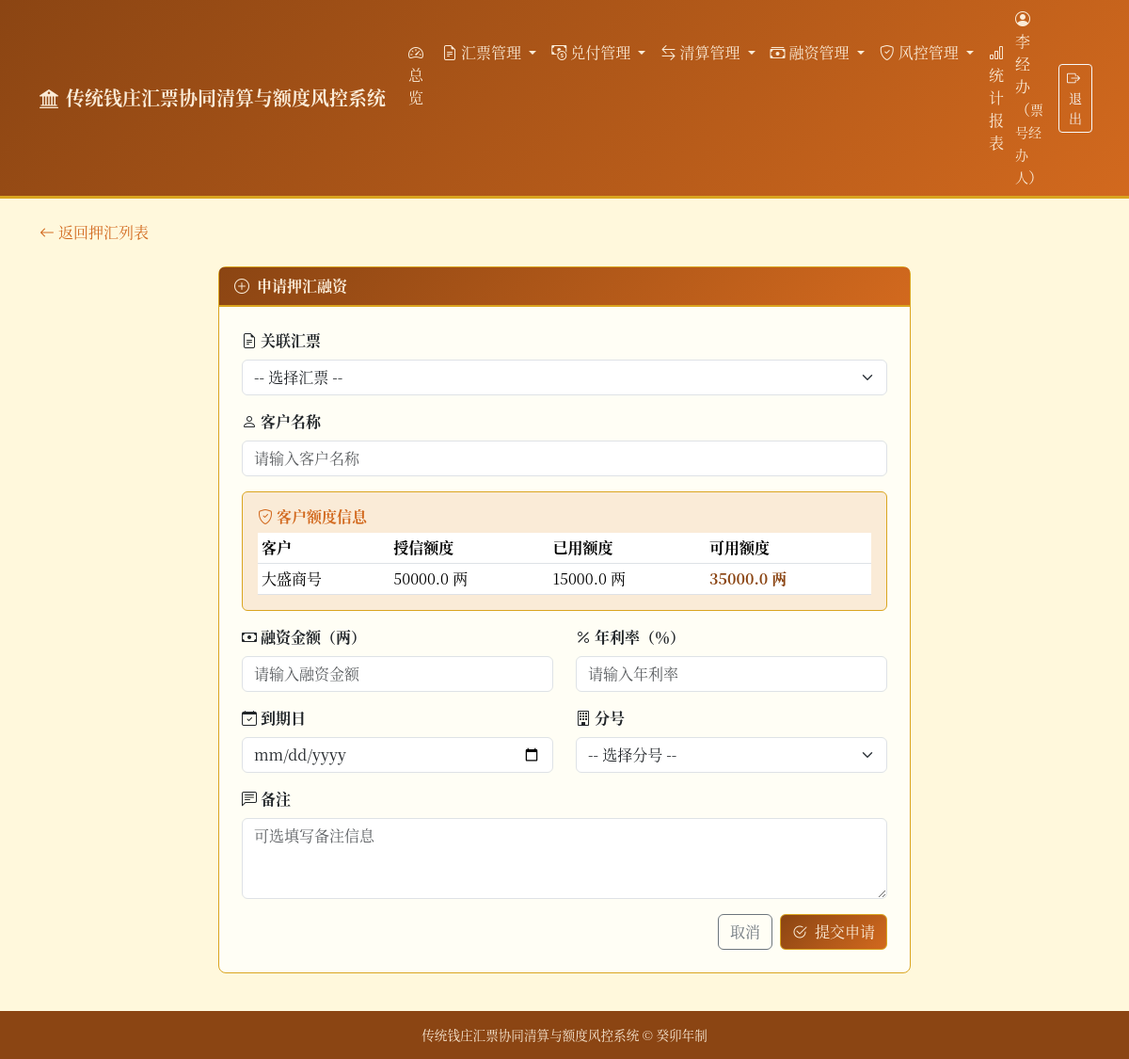
Before: /finance/loans/apply (signed in) with the older database file.
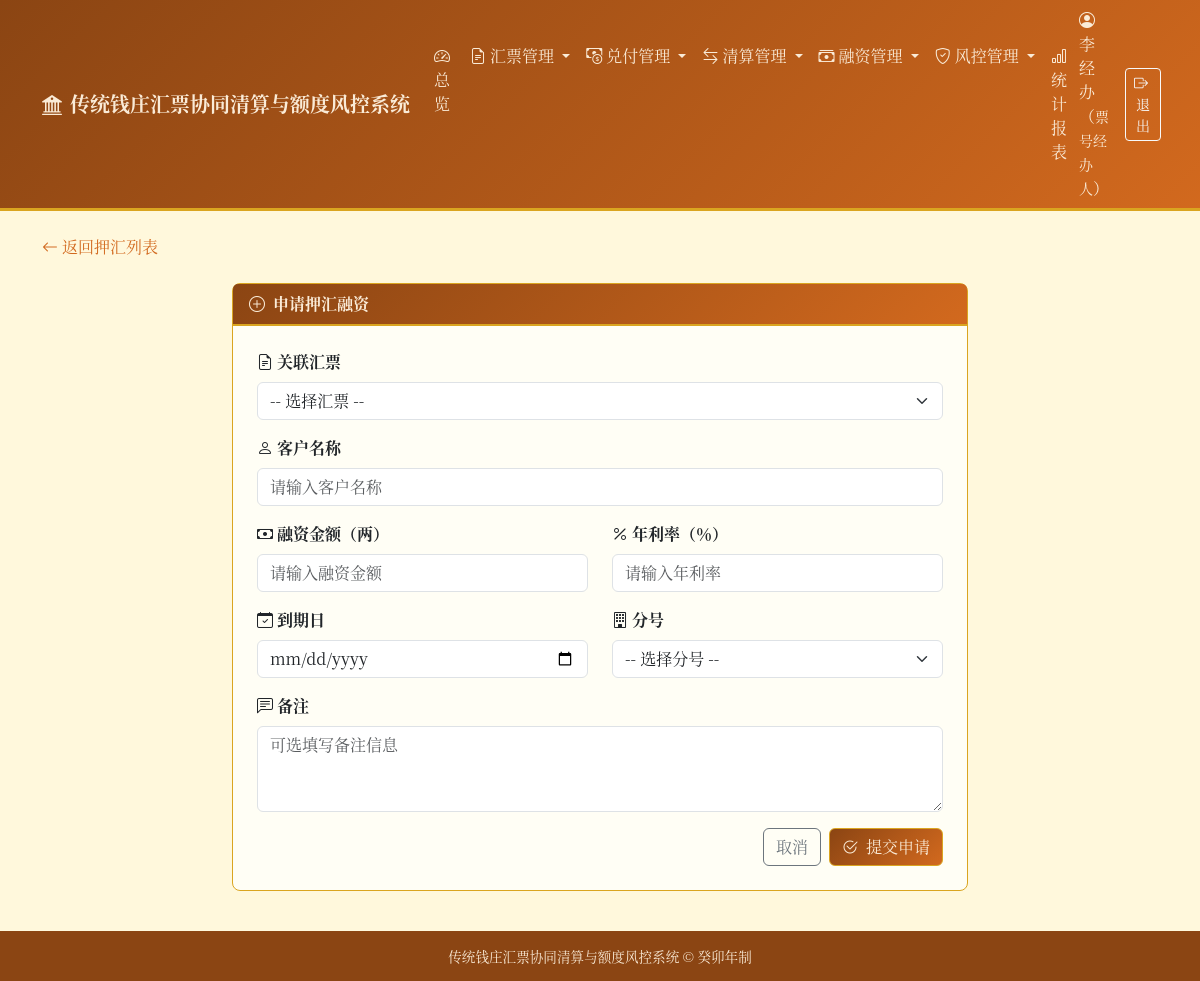
After: the same page with the newer database file.
### tables this page shows
CREATE TABLE customer_credits (
        id INTEGER PRIMARY KEY AUTOINCREMENT,
        customer_name TEXT NOT NULL,
        customer_type TEXT NOT NULL CHECK(customer_type IN ('商号', '个人', '官府')),
        credit_limit REAL NOT NULL DEFAULT 0 CHECK(credit_limit >= 0),
        used_limit REAL NOT NULL DEFAULT 0 CHECK(used_limit >= 0),
        rate_annual REAL NOT NULL DEFAULT 0 CHECK(rate_annual >= 0),
        status TEXT NOT NULL DEFAULT '生效' CHECK(status IN ('生效', '冻结', '注销')),
        branch_id INTEGER,
        remark TEXT,
        created_at TEXT NOT NULL,
        updated_at TEXT,
        FOREIGN KEY (branch_id) REFERENCES branches(id)
    );

### main.py (the view)
@app.get("/finance/loans/apply", response_class=HTMLResponse)
def finance_loan_apply_page(request: Request, bill_id: Optional[int] = None, user=Depends(auth_dep)):
    if user["role"] not in OPERATOR_ROLES:
        raise HTTPException(status_code=403, detail="仅经办人或掌柜可申请押汇")
    conn = get_db()
    cursor = conn.cursor()
    cursor.execute("SELECT * FROM bills WHERE status = '有效' ORDER BY id DESC")
    bills = [dict(row) for row in cursor.fetchall()]
    cursor.execute("SELECT * FROM customer_credits WHERE status = '生效' ORDER BY id")
    credits = [dict(row) for row in cursor.fetchall()]
    cursor.execute("SELECT * FROM branches WHERE status = '营业中' ORDER BY id")
    branches = [dict(row) for row in cursor.fetchall()]
    selected_bill = None
    if bill_id:
        cursor.execute("SELECT * FROM bills WHERE id = ?", (bill_id,))
        row = cursor.fetchone()
        if row:
            selected_bill = dict(row)
    conn.close()
    return templates.TemplateResponse(
        "finance_loan_apply.html",
        {"request": request, "user": user, "bills": bills, "credits": credits, "branches": branches, "selected_bill": selected_bill},
    )

### templates/finance_loan_apply.html (shortened to what the changed rows need)
{% extends "base.html" %}
{% block content %}
<div class="row justify-content-center">
    <div class="col-lg-8">
        <div class="card card-qz">
            <div class="card-body p-4">
                <form method="post" action="/finance/loans/apply">
                    {% if credits %}
                    <div class="mb-3">
                        <div class="p-3 rounded" style="background: var(--qz-light); border: 1px solid var(--qz-accent);">
                            <h6 class="fw-bold mb-2" style="color: var(--qz-secondary);">
                                <i class="bi bi-shield-check me-1"></i>客户额度信息
                            </h6>
                            <div class="table-responsive">
                                <table class="table table-sm table-hover mb-0">
                                    <thead style="background-color: var(--qz-light);">
                                        <tr>
                                            <th>客户</th>
                                            <th>授信额度</th>
                                            <th>已用额度</th>
                                            <th>可用额度</th>
                                        </tr>
                                    </thead>
                                    <tbody>
                                        {% for c in credits %}
                                        <tr>
                                            <td>{{ c.customer_name }}</td>
                                            <td>{{ c.credit_limit }} 两</td>
                                            <td>{{ c.used_limit }} 两</td>
                                            <td class="fw-bold" style="color: var(--qz-primary);">{{ c.credit_limit - c.used_limit }} 两</td>
                                        </tr>
                                        {% endfor %}
                                    </tbody>
                                </table>
                            </div>
                        </div>
                    </div>
                    {% endif %}
                </form>
            </div>
        </div>
    </div>
</div>
{% endblock %}

Changed rows visible on the page:
removed customer_credits: customer_name "大盛商号", credit_limit "50000.0", used_limit "15000.0", c.credit_limit-c.used_limit "35000.0"
Other visible differences:
text no longer shown: "客户额度信息 客户 授信额度 已用额度 可用额度"
